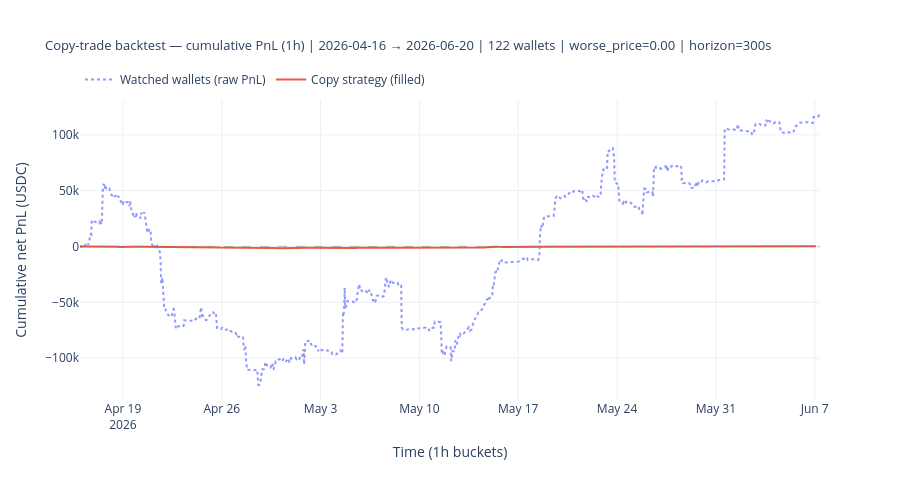

Here is the notebook cell this chart was saved with:
### Markdown cell above
## Cumulative PnL chart

### Code cell
import plotly.graph_objects as go
from plotly.subplots import make_subplots

fig = go.Figure()

# ── Wallet cohort trace ───────────────────────────────────────────────────────
if not wallet_hourly.empty:
    wh = with_zero_anchor(wallet_hourly)
    fig.add_trace(go.Scatter(
        x=wh["trade_dt"],
        y=wh["cum_net_pnl_usdc"],
        mode="lines",
        line=dict(dash="dot", width=2),
        opacity=0.7,
        name="Watched wallets (raw PnL)",
        hovertemplate=(
            "<b>Watched wallets</b><br>"
            "%{x|%Y-%m-%d %H:%M}<br>"
            "cum PnL: %{y:.2f} USDC<extra></extra>"
        ),
    ))

# ── Copy-strategy trace ───────────────────────────────────────────────────────
if not copy_hourly.empty:
    ch = with_zero_anchor(copy_hourly)
    fig.add_trace(go.Scatter(
        x=ch["trade_dt"],
        y=ch["cum_net_pnl_usdc"],
        mode="lines",
        line=dict(dash="solid", width=2),
        name="Copy strategy (filled)",
        hovertemplate=(
            "<b>Copy strategy</b><br>"
            "%{x|%Y-%m-%d %H:%M}<br>"
            "cum PnL: %{y:.2f} USDC<extra></extra>"
        ),
    ))

fig.add_hline(y=0, line_dash="dash", line_color="grey", line_width=1, opacity=0.5)

fig.update_layout(
    template="plotly_white",
    height=480,
    title=dict(
        text=(
            f"Copy-trade backtest — cumulative PnL (1h) | "
            f"{period_start} → {period_end} | "
            f"{len(WATCHED_WALLETS)} wallets | "
            f"worse_price={WORSE_PRICE_OFFSET:.2f} | "
            f"horizon={int(FILL_HORIZON_SECONDS)}s"
        ),
        font=dict(size=13),
    ),
    xaxis_title="Time (1h buckets)",
    yaxis_title="Cumulative net PnL (USDC)",
    legend=dict(orientation="h", yanchor="bottom", y=1.02, xanchor="left", x=0),
)

fig.show()

### Figure 1 — Plotly figure (JSON) as saved in the notebook; plotly's stock layout.template omitted (floating-point values rounded to 4 significant figures; data arrays with more than 128 entries replaced by an {"elided": "..."} marker saying what was removed)
{"data": [{"hovertemplate": "<b>Watched wallets</b><br>%{x|%Y-%m-%d %H:%M}<br>cum PnL: %{y:.2f} USDC<extra></extra>", "line": {"dash": "dot", "width": 2}, "mode": "lines", "name": "Watched wallets (raw PnL)", "opacity": 0.7, "type": "scatter", "x": {"elided": "1218 str values"}, "y": {"elided": "1218 float values"}}, {"hovertemplate": "<b>Copy strategy</b><br>%{x|%Y-%m-%d %H:%M}<br>cum PnL: %{y:.2f} USDC<extra></extra>", "line": {"dash": "solid", "width": 2}, "mode": "lines", "name": "Copy strategy (filled)", "type": "scatter", "x": {"elided": "1038 str values"}, "y": {"elided": "1038 float values"}}], "layout": {"height": 480, "legend": {"orientation": "h", "x": 0, "xanchor": "left", "y": 1.02, "yanchor": "bottom"}, "shapes": [{"line": {"color": "grey", "dash": "dash", "width": 1}, "opacity": 0.5, "type": "line", "x0": 0, "x1": 1, "xref": "x domain", "y0": 0, "y1": 0, "yref": "y"}], "title": {"font": {"size": 13}, "text": "Copy-trade backtest — cumulative PnL (1h) | 2026-04-16 → 2026-06-20 | 122 wallets | worse_price=0.00 | horizon=300s"}, "xaxis": {"title": {"text": "Time (1h buckets)"}}, "yaxis": {"title": {"text": "Cumulative net PnL (USDC)"}}}}
